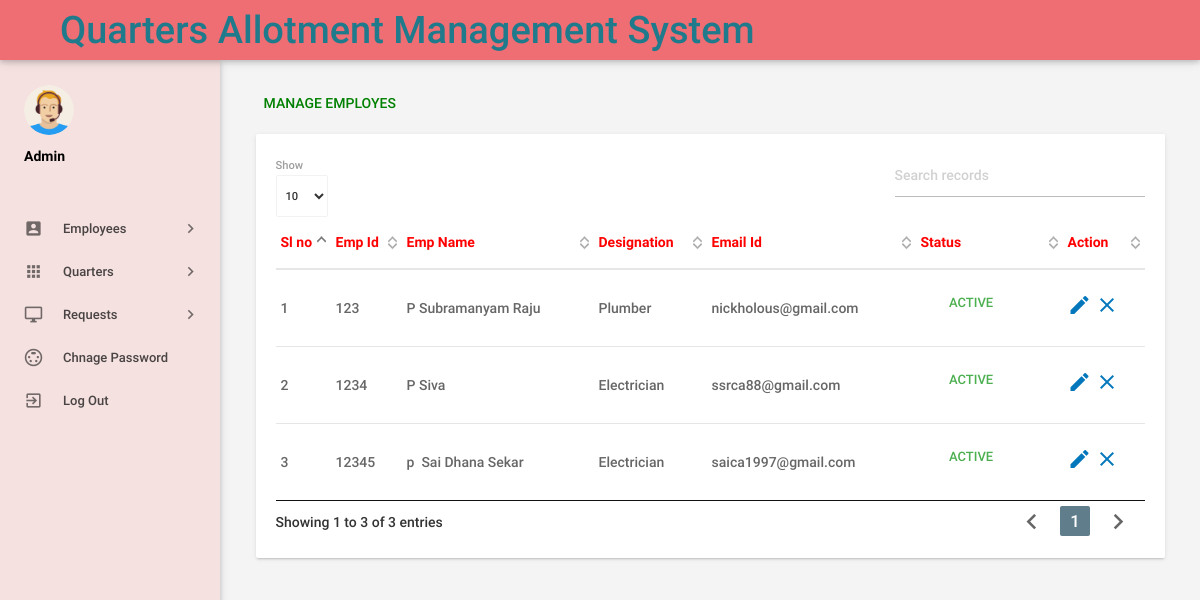
The app's page /admin/manageemployee.php (signed in), older data.
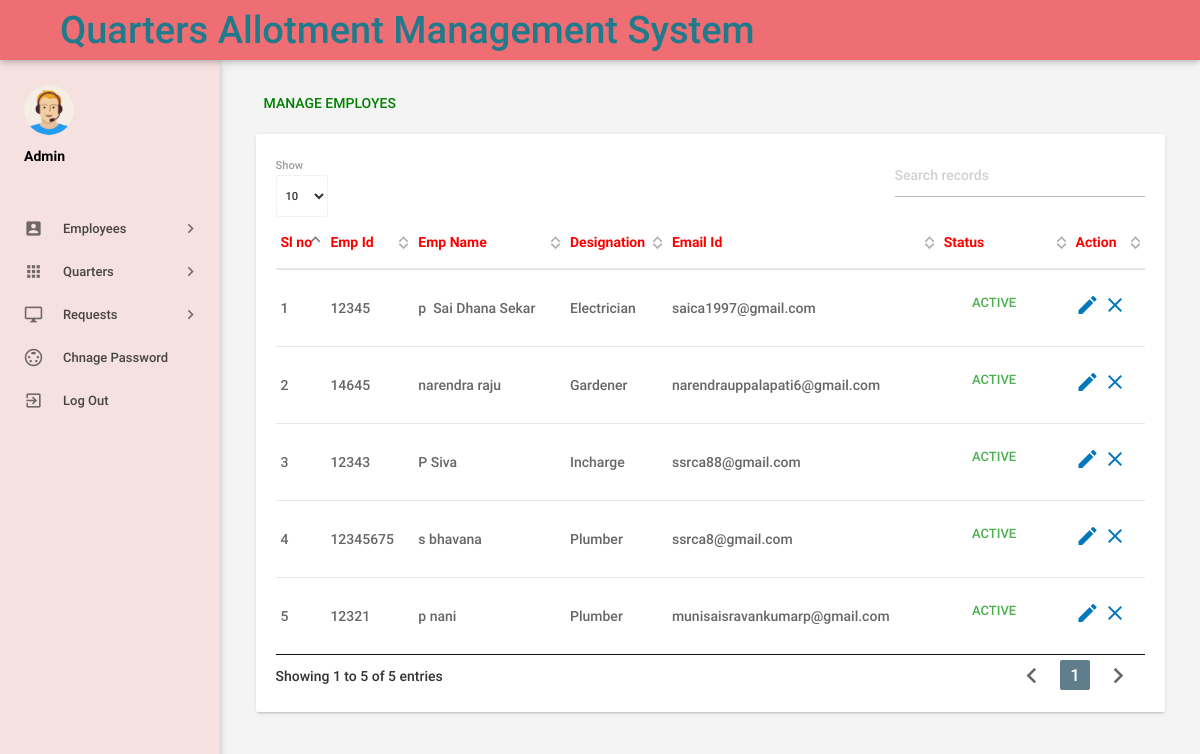
The same page, newer data.
### tables this page shows
CREATE TABLE `tblemployees` (
  `id` int(11) NOT NULL,
  `EmpId` varchar(100) NOT NULL,
  `FirstName` varchar(150) NOT NULL,
  `LastName` varchar(150) NOT NULL,
  `EmailId` varchar(200) NOT NULL,
  `Password` varchar(180) NOT NULL,
  `Gender` varchar(100) NOT NULL,
  `Dob` varchar(100) NOT NULL,
  `Department` varchar(255) NOT NULL,
  `Address` varchar(255) NOT NULL,
  `City` varchar(200) NOT NULL,
  `Country` varchar(150) NOT NULL,
  `Phonenumber` char(11) NOT NULL,
  `Status` int(1) NOT NULL,
  `RegDate` timestamp NOT NULL DEFAULT current_timestamp()
);

### admin/manageemployee.php (the view, shortened to what this page needs)
<?php
include('includes/config.php');
if(strlen($_SESSION['alogin'])==0)
    {
header('location:index.php');
}
else{
 ?>
<!DOCTYPE html>
<html lang="en">
    <head>
        <link type="text/css" rel="stylesheet" href="../assets/plugins/materialize/css/materialize.min.css"/>
         <link type="text/css" rel="stylesheet" href="../assets/plugins/materialize/css/materialize.css"/>
        <link href="../assets/plugins/material-preloader/css/materialPreloader.min.css" rel="stylesheet">
        <link href="../assets/plugins/datatables/css/jquery.dataTables.min.css" rel="stylesheet">
        <link href="../assets/css/alpha.min.css" rel="stylesheet" type="text/css"/>
        <link href="../assets/css/custom.css" rel="stylesheet" type="text/css"/>
         <link href="../assets/css/style.css" rel="stylesheet" type="text/css"/>
    </head>
    <body>
       <?php include('includes/header.php');?>
       <?php include('includes/sidebar.php');?>
            <main class="mn-inner">
                <div class="row">
                    <div class="col s12">
                        <div class="page-title" style="color: green;">Manage Employes</div>
                    </div>
                    <div class="col s12 m12 l12">
                        <div class="card">
                            <div class="card-content">
                                <table id="example" class="display responsive-table ">
                                    <thead>
                                        <tr>
                                            <th style="color: red;">Sl no</th>
                                            <th style="color: red;">Emp Id</th>
                                            <th style="color: red;">Emp Name</th>
                                            <th style="color: red;">Designation</th>
                                             <th style="color: red;">Email Id</th>
                                             <th style="color: red;">Status</th>
                                            <th style="color: red;">Action</th>
                                        </tr>
                                    </thead>
                                    <tbody>
<?php $sql = "SELECT EmpId,FirstName,LastName,Department,Emailid,Status,id from  tblemployees";
$query = $dbh -> prepare($sql);
$query->execute();
$results=$query->fetchAll(PDO::FETCH_OBJ);
$cnt=1;
if($query->rowCount() > 0)
{
foreach($results as $result)
{               ?>
                                        <tr>
                                            <td> <?php echo htmlentities($cnt);?></td>
                                            <td><?php echo htmlentities($result->EmpId);?></td>
                                            <td><?php echo htmlentities($result->FirstName);?>&nbsp;<?php echo htmlentities($result->LastName);?></td>
                                            <td><?php echo htmlentities($result->Department);?></td>
                                              <td><?php echo htmlentities($result->Emailid);?></td>
                                             <td><?php $stats=$result->Status;
if($stats){
                                             ?>
                                                 <a class="waves-effect waves-green btn-flat m-b-xs">Active</a>
                                                 <?php } else { ?>
                                                 <a class="waves-effect waves-red btn-flat m-b-xs">Inactive</a>
                                                 <?php } ?>
                                             </td>
                                            <td><a href="editemployee.php?empid=<?php echo htmlentities($result->id);?>"><i class="material-icons">mode_edit</i></a>
                                        <?php if($result->Status==1)
 {?>
<a href="manageemployee.php?inid=<?php echo htmlentities($result->id);?>" onclick="return confirm('Are you sure you want to inactive this Employe?');"" > <i class="material-icons" title="Inactive">clear</i>
<?php } else {?>
                                            <a href="manageemployee.php?id=<?php echo htmlentities($result->id);?>" onclick="return confirm('Are you sure you want to active this employee?');""><i class="material-icons" title="Active">done</i>
                                            <?php } ?> </td>
                                        </tr>
                                         <?php $cnt++;} }?>
                                    </tbody>
                                </table>
                            </div>
                        </div>
                    </div>
                </div>
            </main>
        </div>
        <div class="left-sidebar-hover"></div>
    </body>
</html>
<?php } ?>

### admin/includes/header.php (shortened to what this page needs)
<div class="mn-content fixed-sidebar">
    <header class="mn-header navbar-fixed">
        <nav class="navbar navbar-expand-lg navbar-light py-3 " >
            <div class="nav-wrapper row">
          <marquee width="950px" direction="left" behavior="alternate" ><span style="font-size:38px; width=''font-weight:bold;color:#1F7A8C;">Quarters Allotment Management System</span>
</marquee>
                <ul class="right col s9 m3 nav-right-menu">
                </ul>
            </div>
        </nav>
    </header>

### admin/includes/sidebar.php (shortened to what this page needs)
   <aside id="slide-out" class="side-nav white fixed">
              <div class="side-nav-wrapper">
                  <div class="sidebar-profile">
                      <div class="sidebar-profile-image">
                          <img src="../assets/images/profile-image.png" class="circle" alt="">
                      </div>
                      <div class="sidebar-profile-info">
                              <p>Admin</p>
                      </div>
                  </div>
              <ul class="sidebar-menu collapsible collapsible-accordion" data-collapsible="accordion">
                   <li class="no-padding">
                      <a class="collapsible-header waves-effect waves-grey"><i class="material-icons">account_box</i>Employees<i class="nav-drop-icon material-icons">keyboard_arrow_right</i></a>
                  </li>
                  <li class="no-padding">
                      <a class="collapsible-header waves-effect waves-grey"><i class="material-icons">apps</i>Quarters<i class="nav-drop-icon material-icons">keyboard_arrow_right</i></a>
                  </li>
 <li class="no-padding">
                      <a class="collapsible-header waves-effect waves-grey"><i class="material-icons">desktop_windows</i>Requests<i class="nav-drop-icon material-icons">keyboard_arrow_right</i></a>
                  </li>
<li class="no-padding"><a class="waves-effect waves-grey" href="changepassword.php"><i class="material-icons">settings_input_svideo</i>Chnage Password</a></li>
                      <li class="no-padding">
                              <a class="waves-effect waves-grey" href="logout.php"><i class="material-icons">exit_to_app</i>Log Out</a>
                          </li>
              </ul>
              </div>
          </aside>

Row changes from the older to the newer data that the page shows:
removed tblemployees: EmpId "123", FirstName "P", LastName "Subramanyam Raju", Department "Plumber", EmailId "nickholous@gmail.com", Status "ACTIVE"
removed tblemployees: EmpId "1234", FirstName "P", LastName "Siva", Department "Electrician", EmailId "ssrca88@gmail.com", Status "ACTIVE"
added tblemployees: EmpId "14645", FirstName "narendra", LastName "raju", Department "Gardener", EmailId "narendrauppalapati6@gmail.com", Status "ACTIVE"
added tblemployees: EmpId "12343", FirstName "P", LastName "Siva", Department "Incharge", EmailId "ssrca88@gmail.com", Status "ACTIVE"
added tblemployees: EmpId "12345675", FirstName "s", LastName "bhavana", Department "Plumber", EmailId "ssrca8@gmail.com", Status "ACTIVE"
added tblemployees: EmpId "12321", FirstName "p", LastName "nani", Department "Plumber", EmailId "munisaisravankumarp@gmail.com", Status "ACTIVE"
Text that changed along with them:
text written by a page script: "Show Showing 1 to 3 of 3 entries 1" → "Show Showing 1 to 5 of 5 entries 1"
